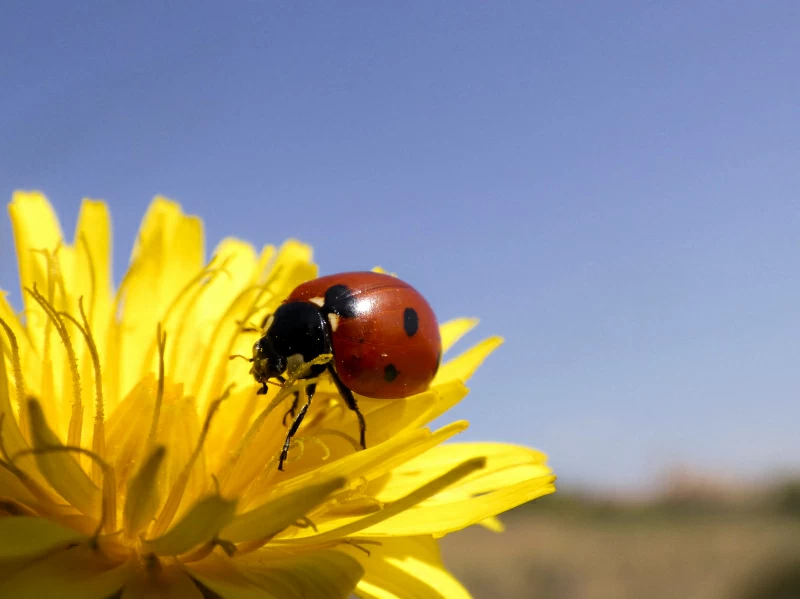
#> input picture Matematyka Konkretna/2/1.webp, 800 x 599 px
$ jupyter execute ipynb.ipynb
#> lines starting #> are read from the running program, lines starting #| are printed output that depends on the picture
[cell 1]
import numpy as np
import matplotlib.pyplot as plt
import seaborn as sns
from skimage.io import imread
from skimage.color import rgb2gray

[cell 2]
# Wczytanie obrazu
img = imread("1.webp")
#> img is the input picture: shape (599, 800, 3); mean R, G, B 151.4, 146.5, 125.5

# Konwersja do skali szarości
gray = rgb2gray(img)
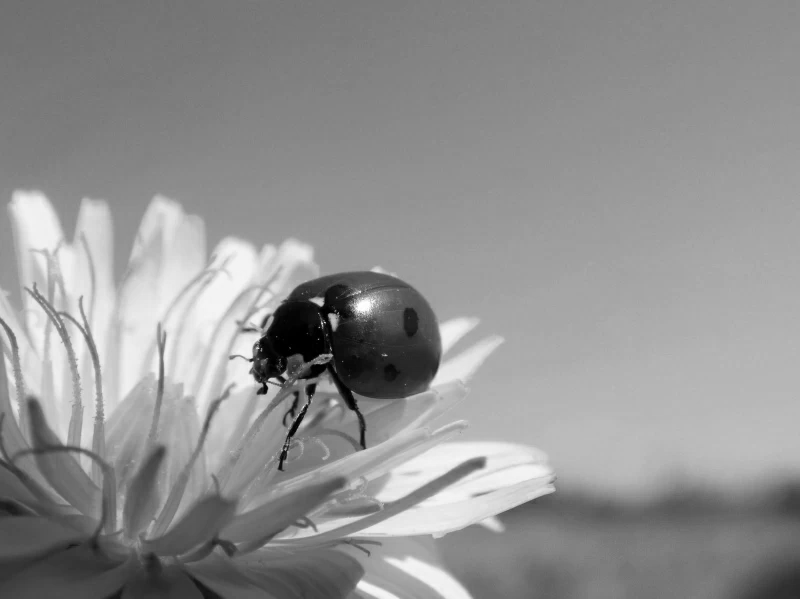
#> gray: shape (599, 800) float64; min 0, max 1, mean 0.573

# Wyświetlenie obrazu
plt.imshow(gray, cmap='gray')
plt.title("Obraz w skali szarości")
plt.axis('off')
plt.show()

[cell 3]
U, S, VT = np.linalg.svd(gray, full_matrices=False)
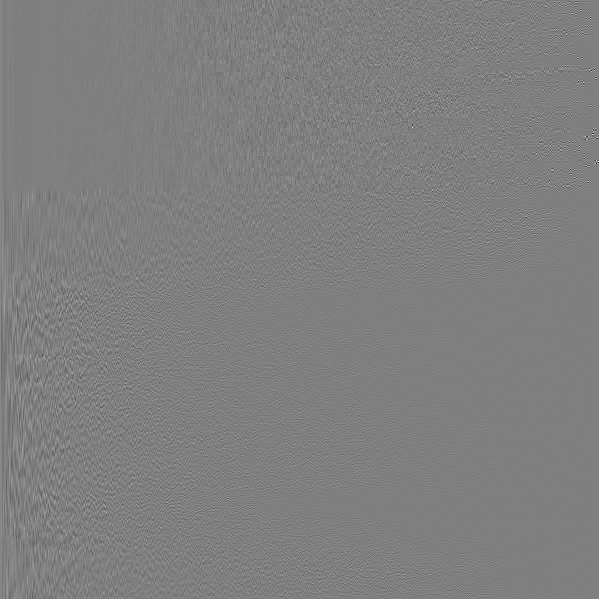
#> U: shape (599, 599) float64; min -0.666, max 0.665, mean 7.78e-05; drawn with min black and max white
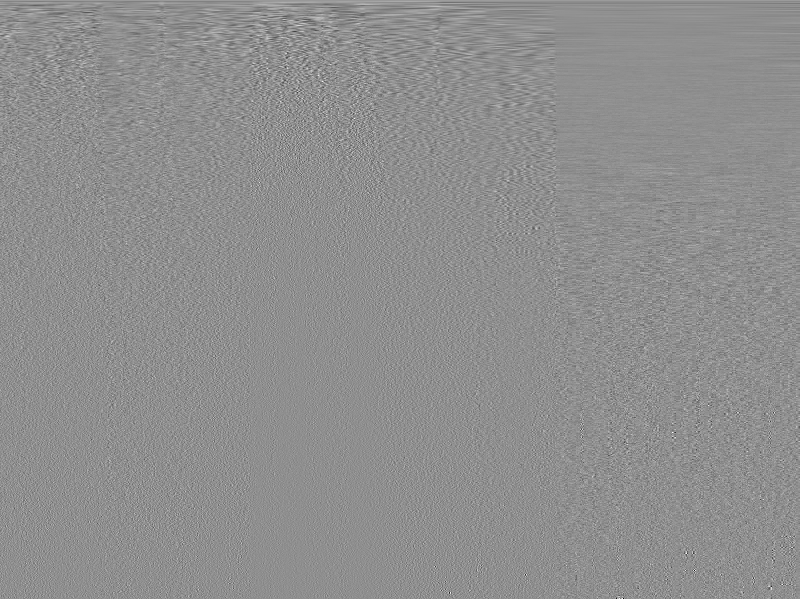
#> VT: shape (599, 800) float64; min -0.427, max 0.333, mean 6.72e-05; drawn with min black and max white
#> S = 599 values, max 402.5 at index 0, min 0.000344 at index 598, mean 1.51

[cell 4]
# Korelacja między wierszami
row_corr = np.corrcoef(gray)
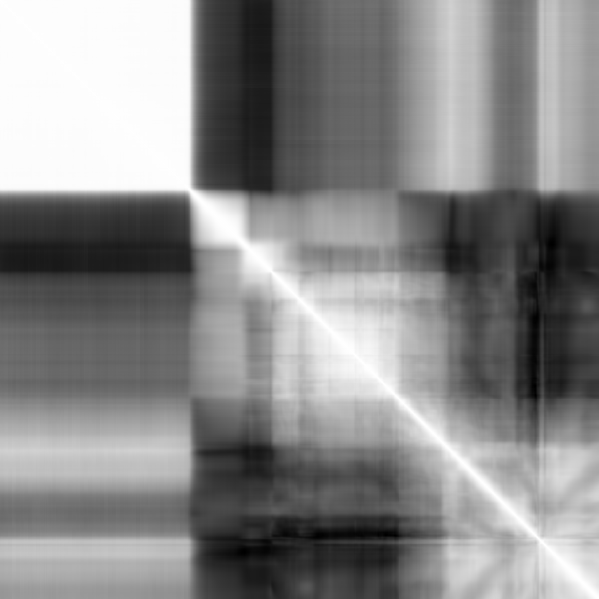
#> row_corr: shape (599, 599) float64; min -0.726, max 1, mean 0.201; drawn with min black and max white

# Korelacja między kolumnami
col_corr = np.corrcoef(gray.T)
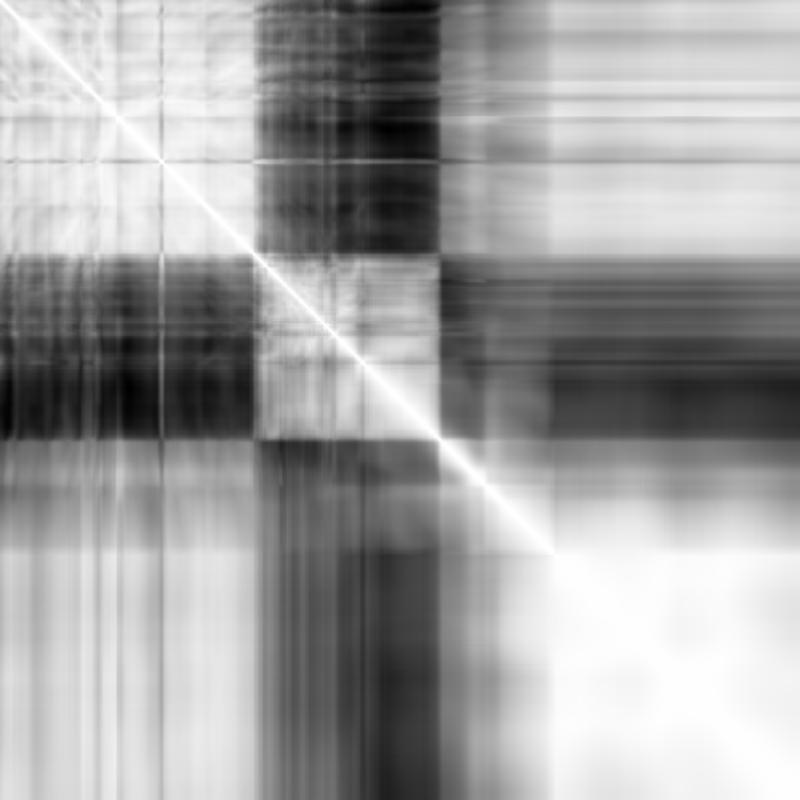
#> col_corr: shape (800, 800) float64; min -0.772, max 1, mean 0.347; drawn with min black and max white

[cell 5]
# Wizualizacja korelacji wierszy
plt.figure(figsize=(10, 8))
sns.heatmap(row_corr, cmap='coolwarm', xticklabels=False, yticklabels=False)
plt.title("Macierz korelacji wierszy")
plt.show()
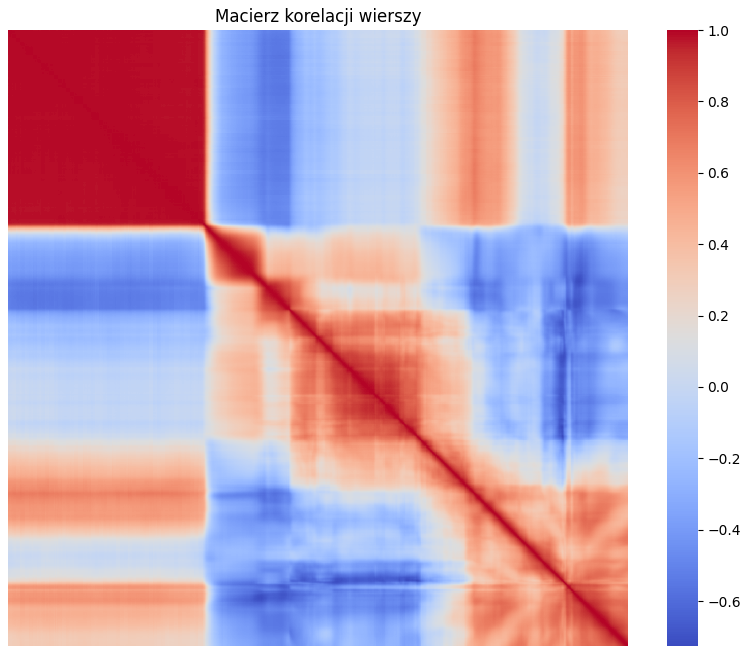
#> figure drawn by matplotlib, 2 panels

# Wizualizacja korelacji kolumn
plt.figure(figsize=(10, 8))
sns.heatmap(col_corr, cmap='coolwarm', xticklabels=False, yticklabels=False)
plt.title("Macierz korelacji kolumn")
plt.show()
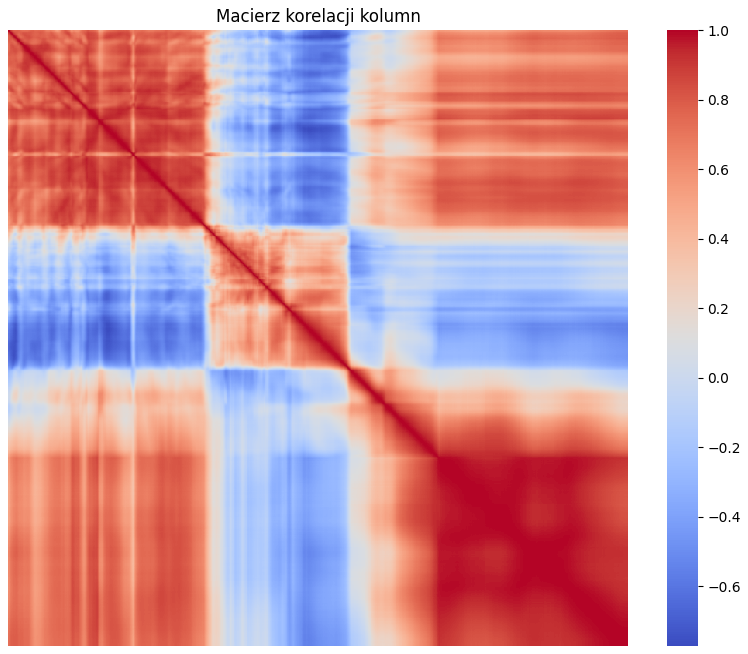
#> figure drawn by matplotlib, 2 panels
